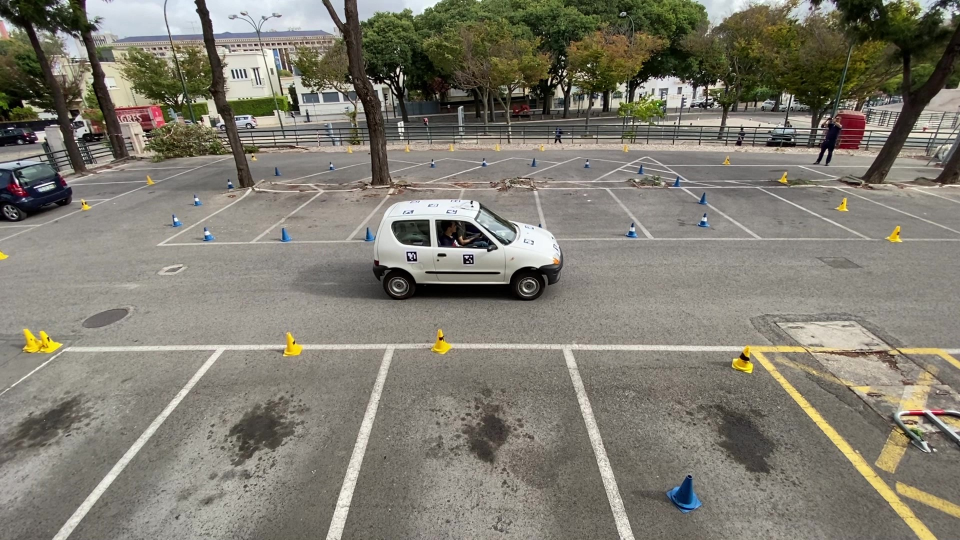
%> input picture shared-assets/viena_center_near.jpg, 1920 x 1080 px (shown at 1/2 size)
$ octave --eval "tst1_edge_contrast;"   (GNU Octave 9; MATLAB toolbox functions it lacks are replaced by stand-ins)
%> lines starting %> are read from the running program, lines starting %| are printed output that depends on the picture; in (x1, y1, x2, y2) boxes, pixels count from 0 and x2, y2 are one past the last pixel; in counts of white or black regions, pixels touching at a corner belong together; the program's own positions count from 1
%-------------------------------------------------
%
% TST1_EDGE_CONTRAST - Tests contrast enhancement and noise filtering for edge detection.
% This script shows the effect of preprocessing steps, such as contrast
% adjustment (imadjust) and Gaussian filtering, on the result of Canny
% edge detection.
%
% Inputs:
%   srcImage : string : Path to the source image file (default: 'viena_center_near.jpg').
%
% Outputs:
%   display_figure : figure : A MATLAB figure displaying the processing steps and results.
%
% Other m-files required: None
% Subfunctions: None
% MAT-files required: None
%
% Author: Tiago Simões
% Project: VIENA
% Instituto Superior Técnico
% July 2024; Last revision: 9-September-2025
%
%------------- BEGIN MAIN FUNCTION ---------------

function tst1_edge_contrast(srcImage)

    if nargin < 1; srcImage = 'viena_center_near.jpg'; end

    % Read the image
    srcImage = imread(srcImage);
%> srcImage is the input picture: size 1080x1920x3 uint8; mean R, G, B 127.7, 124.2, 112.7

    % Convert to grayscale
    grayImage = rgb2gray(srcImage);
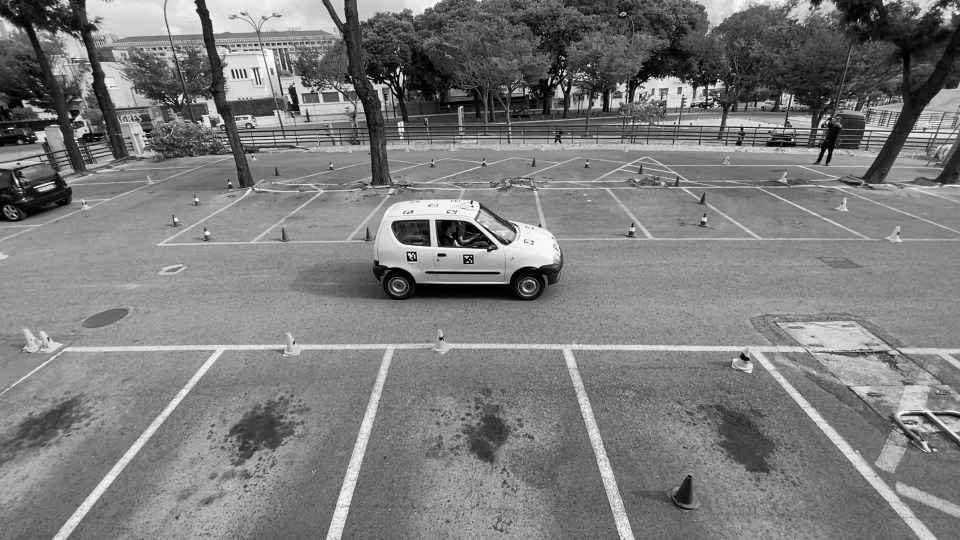
%> grayImage: size 1080x1920 uint8 (shown at 1/2 size); min 0, max 255, mean 123.9
    level = graythresh(grayImage);
%> level = 0.416
    cannythreshold = [level/100 level/2];
%> cannythreshold = [0.00416 0.208]
    edges1 = edge(grayImage, 'Canny', cannythreshold);
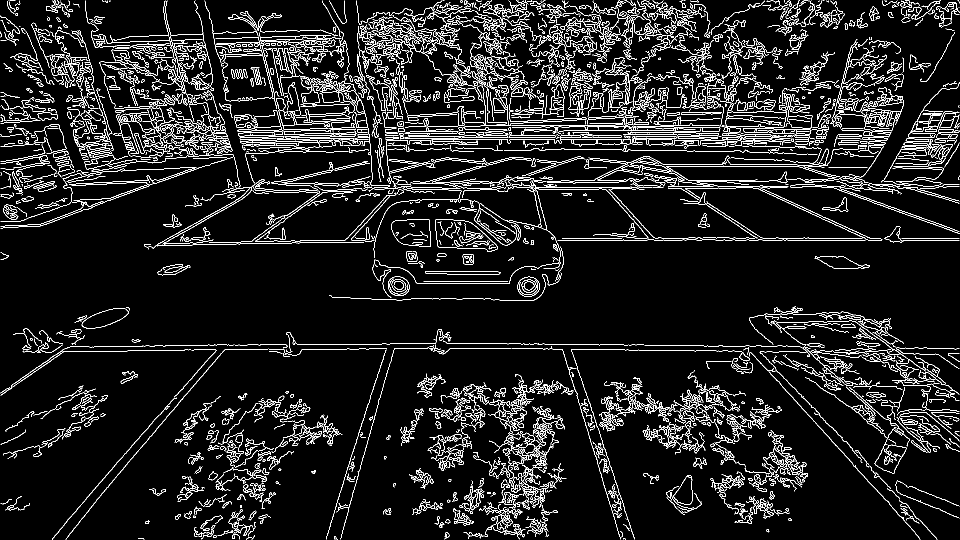
%> edges1: size 1080x1920 logical (shown at 1/2 size); 8% white in thin lines or dots


    % Enhance contrast
    contrastImage = imadjust(grayImage);

    % Denoise the image
    denoisedImage = imgaussfilt(contrastImage, 2);

    % Perform edge detection using Canny method
    edges = edge(denoisedImage, 'Canny', cannythreshold);
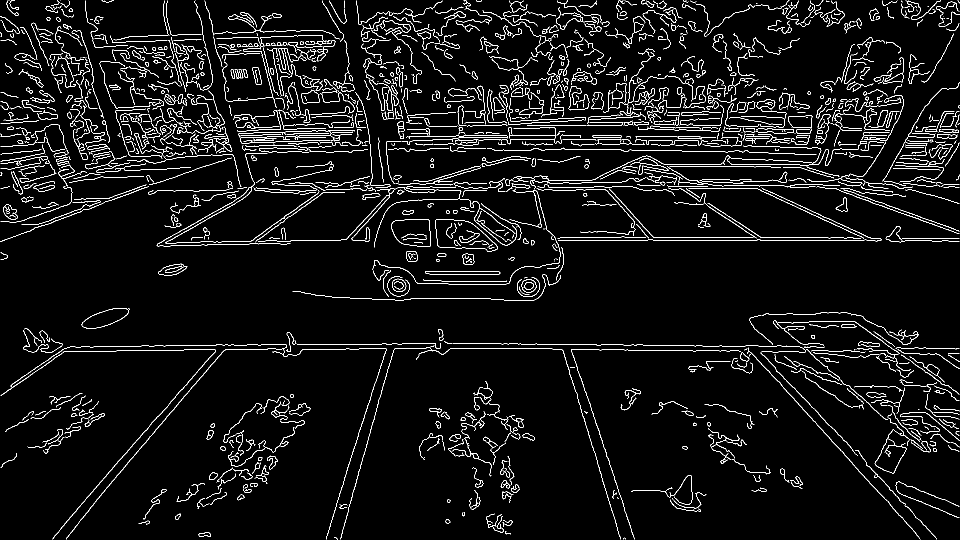
%> edges: size 1080x1920 logical (shown at 1/2 size); 4.9% white in thin lines or dots
%> `tst1_edge_contrast;`:
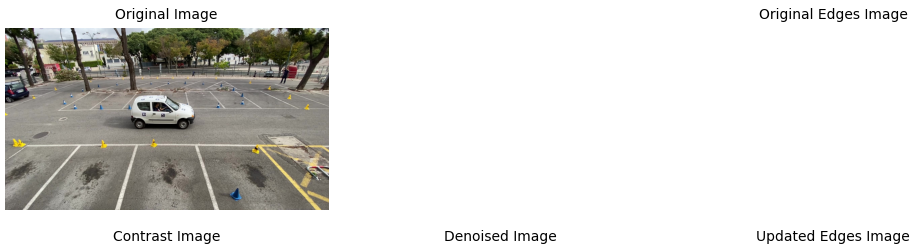
%> figure redrawn from the program's plot data, 5 panels

    % Display Results
    figure(312), clf;
    subplot(2, 3, 1);
    imshow(srcImage);
    title('Original Image');

    subplot(2, 3, 3);
    imshow(edges1);
    title('Original Edges Image');

    subplot(2, 3, 4);
    imshow(contrastImage);
    title('Contrast Image');

    subplot(2, 3, 5);
    imshow(denoisedImage);
    title('Denoised Image');

    subplot(2, 3, 6);
    imshow(edges);
    title('Updated Edges Image');

end

%------------- END OF MAIN FUNCTION --------------

$ run again, with shared-assets/google_earth_coords.jpg copied over shared-assets/viena_center_near.jpg
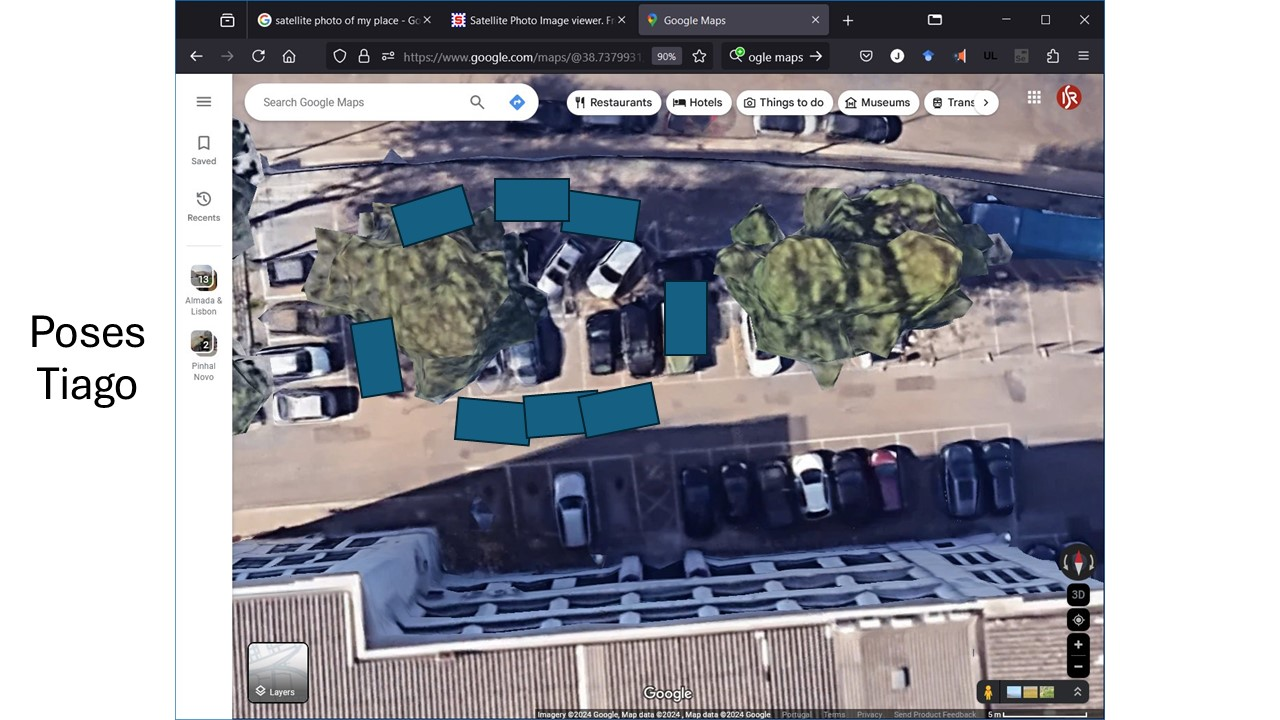
%> input picture shared-assets/google_earth_coords.jpg, 1280 x 720 px
%> in tst1_edge_contrast, srcImage is the input picture: size 720x1280x3 uint8; mean R, G, B 152.5, 152.7, 160.4
%> in tst1_edge_contrast, `grayImage = rgb2gray(srcImage);`:
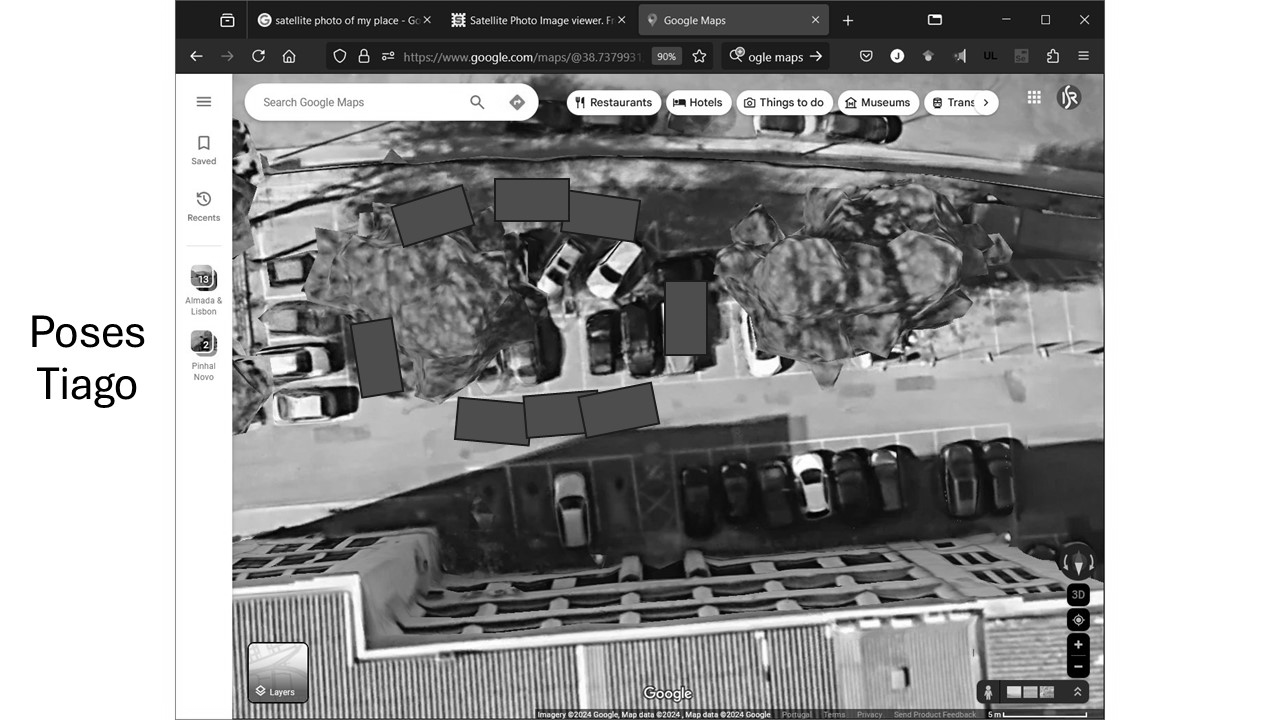
%> grayImage: size 720x1280 uint8; min 0, max 255, mean 153.5
%> level = 0.576
%> cannythreshold = [0.00576 0.288]
%> edges1: size 720x1280 logical; 6.4% white in thin lines or dots, all inside (x1, y1, x2, y2) = (32, 1, 1106, 719)
%> in tst1_edge_contrast, `edges = edge(denoisedImage, 'Canny', cannythreshold);`:
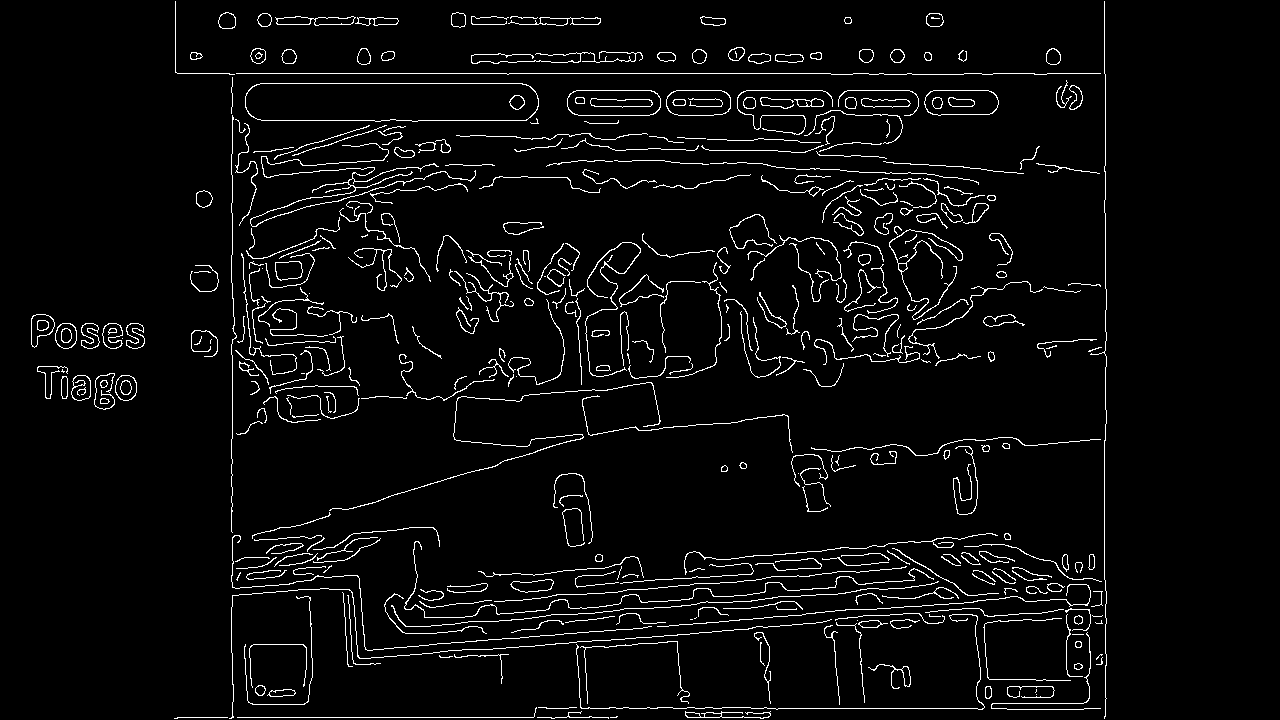
%> edges: size 720x1280 logical; 4.2% white in thin lines or dots, all inside (x1, y1, x2, y2) = (31, 1, 1107, 719)

$ run again, with shared-assets/viena_center_far.jpg copied over shared-assets/viena_center_near.jpg
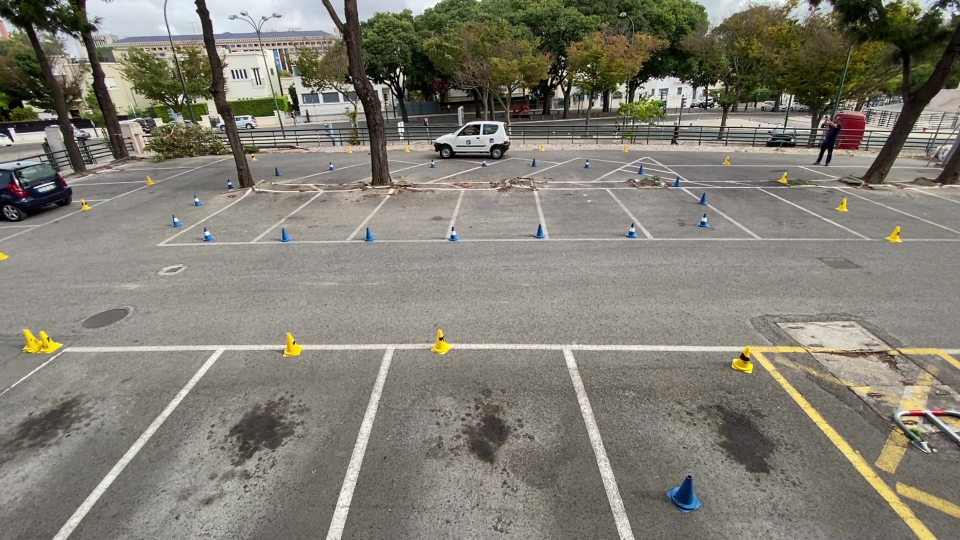
%> input picture shared-assets/viena_center_far.jpg, 1920 x 1080 px (shown at 1/2 size)
%> in tst1_edge_contrast, srcImage is the input picture: size 1080x1920x3 uint8; mean R, G, B 128.8, 125.6, 114.6
%> level = 0.435
%> cannythreshold = [0.00435 0.218]
%> in tst1_edge_contrast, `edges1 = edge(grayImage, 'Canny', cannythreshold);`:
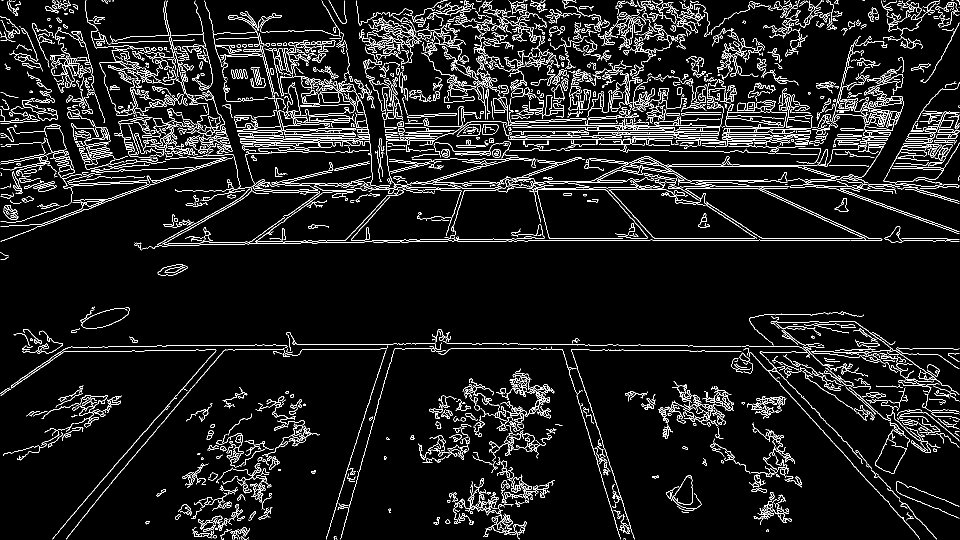
%> edges1: size 1080x1920 logical (shown at 1/2 size); 7% white in thin lines or dots
%> in tst1_edge_contrast, `edges = edge(denoisedImage, 'Canny', cannythreshold);`:
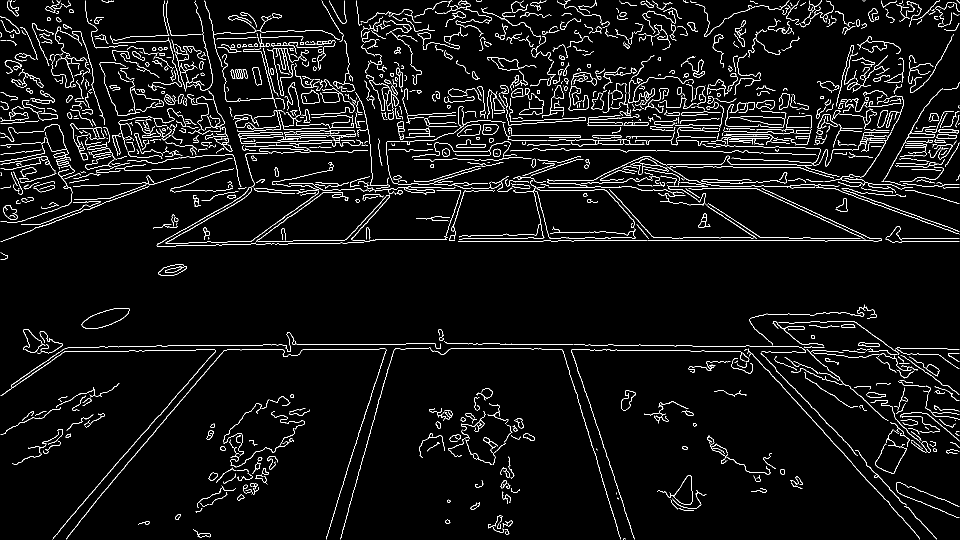
%> edges: size 1080x1920 logical (shown at 1/2 size); 4.6% white in thin lines or dots
